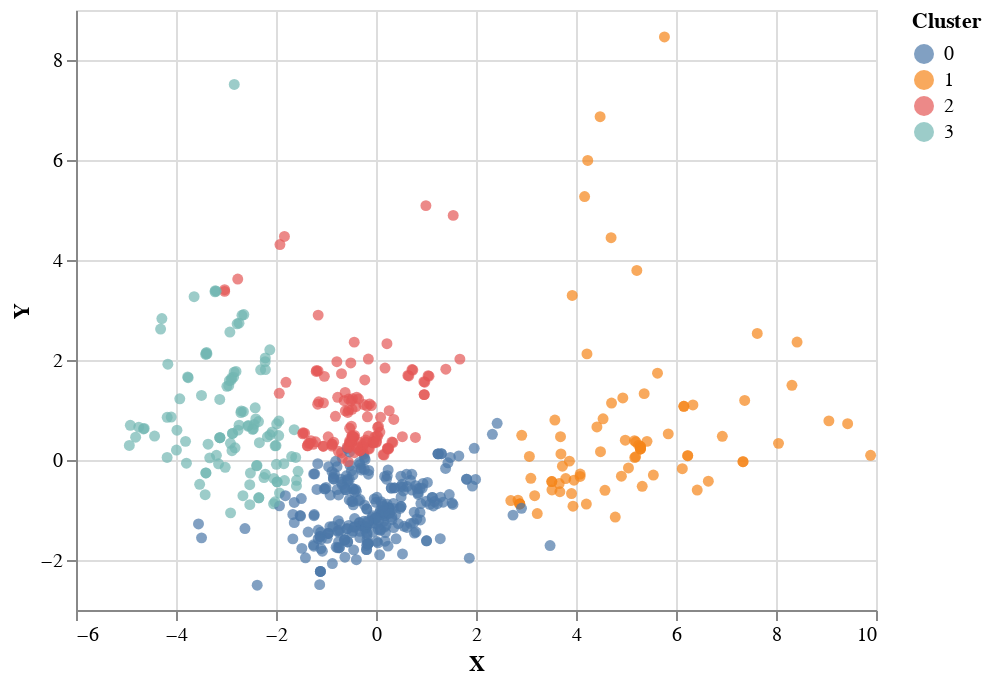

This figure's notebook cell:
### Code cell
chart_v3

### Figure 1 — Vega-Lite specification as saved in the notebook (floating-point values rounded to 4 significant figures; data arrays with more than 128 entries replaced by an {"elided": "..."} marker saying what was removed)
{"config": {"view": {"continuousWidth": 400, "continuousHeight": 300}}, "data": {"name": "data-b5fc825c53e24ce0e6506c6acf3e03d0"}, "mark": "circle", "encoding": {"color": {"field": "Cluster", "type": "nominal"}, "x": {"field": "X", "type": "quantitative"}, "y": {"field": "Y", "type": "quantitative"}}, "$schema": "https://vega.github.io/schema/vega-lite/v4.17.0.json", "datasets": {"data-b5fc825c53e24ce0e6506c6acf3e03d0": {"elided": "605 records"}}}
